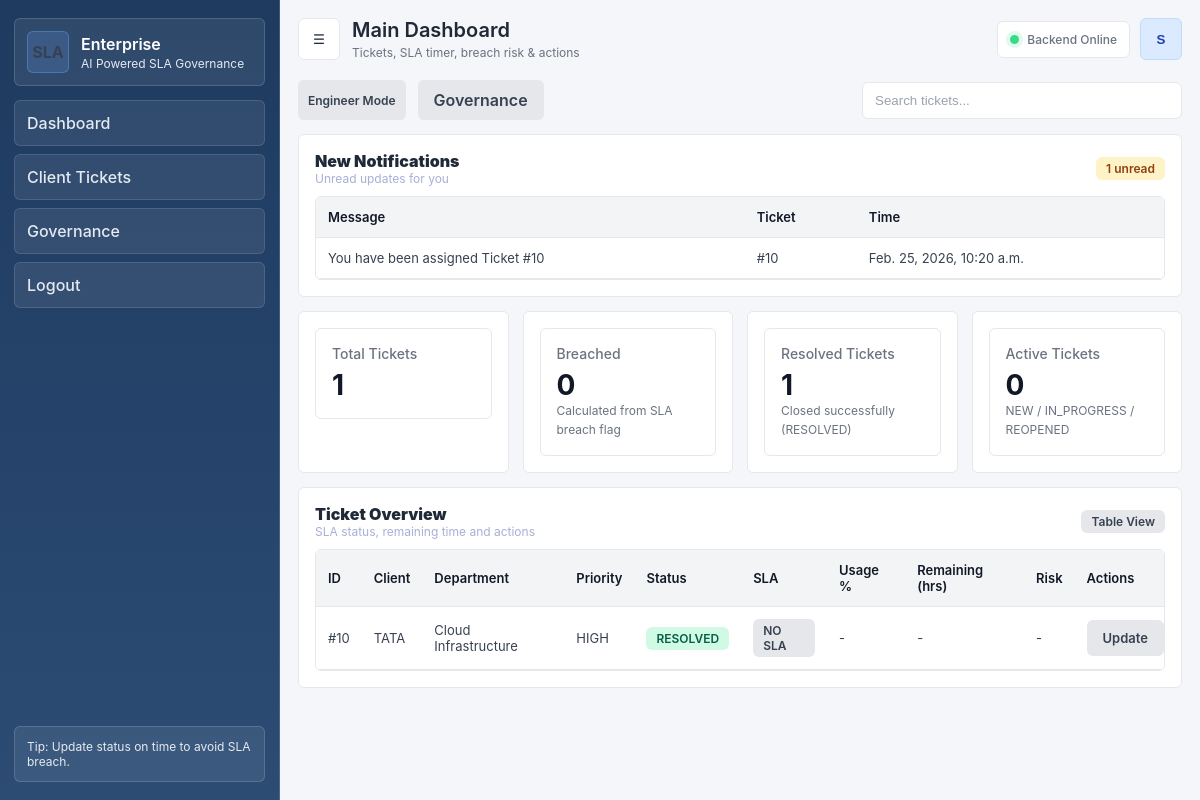
/ (signed in), run on the app's committed database.
### core/models.py (models this page shows, shortened)
class Notification(models.Model):
    user = models.ForeignKey(User, on_delete=models.CASCADE)
    ticket = models.ForeignKey(Ticket, on_delete=models.CASCADE, null=True, blank=True)
    message = models.TextField()
    is_read = models.BooleanField(default=False)
    created_at = models.DateTimeField(auto_now_add=True)

class Ticket(models.Model):
    STATUS_CHOICES = [
        ('NEW', 'New'),
        ('IN_PROGRESS', 'In Progress'),
        ('RESOLVED', 'Resolved'),
        ('REOPENED', 'Reopened'),
        ('BREACHED', 'Breached'),
    ]
    PRIORITY_CHOICES = [
        ('CRITICAL', 'Critical'),
        ('HIGH', 'High'),
        ('MEDIUM', 'Medium'),
        ('LOW', 'Low'),
    ]
    CATEGORY_CHOICES = [
        ('NETWORK', 'Network Operations'),
        ('CLOUD', 'Cloud Infrastructure'),
        ('SERVER', 'Server Administration'),
        ('DATABASE', 'Database Administration'),
        ('DEVOPS', 'DevOps'),
        ('CYBER', 'Cybersecurity'),
        ('RISK', 'Risk & Compliance'),
        ('APP', 'Application Support'),
        ('AI', 'AI/ML Operations'),
        ('DATA', 'Data Engineering'),
        ('SRE', 'SRE'),
        ('INCIDENT', 'Incident Response'),
    ]
    is_deleted = models.BooleanField(default=False)
    deleted_at = models.DateTimeField(null=True, blank=True)
    client = models.ForeignKey(Client, on_delete=models.CASCADE)
    assigned_to = models.ForeignKey(User, on_delete=models.SET_NULL, null=True, blank=True)
    department = models.ForeignKey(Department, null=True, blank=True, on_delete=models.SET_NULL)
    priority = models.CharField(max_length=20, choices=PRIORITY_CHOICES)
    category = models.CharField(max_length=50, choices=CATEGORY_CHOICES)
    description = models.TextField()
    status = models.CharField(max_length=20, choices=STATUS_CHOICES, default='NEW')
    created_at = models.DateTimeField(auto_now_add=True)
    resolved_at = models.DateTimeField(null=True, blank=True)
    current_escalation_level = models.IntegerField(default=0)
    escalation_count = models.IntegerField(default=0)
    breached = models.BooleanField(default=False)
    breach_time = models.DateTimeField(null=True, blank=True)
    risk_score = models.FloatField(null=True, blank=True)
    risk_level = models.CharField(max_length=20, null=True, blank=True)
    sla_deadline = models.DateTimeField(null=True, blank=True)
    sla_paused = models.BooleanField(default=False)
    pause_started_at = models.DateTimeField(null=True, blank=True)
    total_pause_duration = models.FloatField(default=0)
    objects = ActiveTicketManager()
    all_objects = models.Manager()

class Client(models.Model):
    user = models.OneToOneField(User, on_delete=models.CASCADE, null=True, blank=True)
    name = models.CharField(max_length=100)
    email = models.EmailField(unique=True)

class Department(models.Model):
    name = models.CharField(max_length=100, unique=True)

### core/views.py (the view)
# urls.py: path('', dashboard, name='dashboard'),
@login_required
def dashboard(request):
    user = request.user
    if is_engineer(user):
        base_qs = Ticket.objects.filter(assigned_to=user)
    elif is_client(user):
        base_qs = Ticket.objects.filter(client=user.client)
    else:
        base_qs = Ticket.objects.all()
    total_tickets = base_qs.count()
    breached_count = base_qs.filter(breached=True).count()
    resolved_count = base_qs.filter(status="RESOLVED").count()
    active_count = base_qs.filter(status__in=["NEW", "IN_PROGRESS", "REOPENED"]).count()
    dashboard_data = []
    for ticket in base_qs:
        metrics = calculate_time_metrics(ticket)
        sla_status = calculate_sla_status(ticket)
        dashboard_data.append({
            "ticket": ticket,
            "sla_status": sla_status,
            "remaining_hours": metrics["remaining_hours"] if metrics else None,
            "usage_percent": metrics["usage_percent"] if metrics else None,
        })
    notifications = Notification.objects.filter(
        user=user,
        is_read=False
    ).order_by("-created_at")
    return render(request, "dashboard.html", {
        "tickets": dashboard_data,
        "notifications": notifications,
        "is_engineer": is_engineer(user),
        "is_client": is_client(user),
        "total_tickets": total_tickets,
        "breached_count": breached_count,
        "resolved_count": resolved_count,
        "active_count": active_count,
    })

### core/models.py (called while the page is built)
    def get_queryset(self):
        return super().get_queryset().filter(is_deleted=False)

### core/sla_engine.py (called while the page is built, shortened)
def calculate_sla_status(ticket):
    try:
        sla = SLAContract.objects.get(
            client=ticket.client,
            priority=ticket.priority
        )
    except SLAContract.DoesNotExist:
        return "NO_SLA_DEFINED"

def calculate_time_metrics(ticket):
    try:
        sla = SLAContract.objects.get(
            client=ticket.client,
            priority=ticket.priority
        )
    except SLAContract.DoesNotExist:
        return None

### core/views.py (called while the page is built)
def is_engineer(user):
    return user.groups.filter(name='ENGINEERS').exists()

def is_client(user):
    return hasattr(user, 'client')

### core/templates/dashboard.html (shortened to what this page needs)
{% extends "base.html" %}
{% block page_title %}Main Dashboard{% endblock %}
{% block page_subtitle %}Tickets, SLA timer, breach risk & actions{% endblock %}
{% block content %}
<div class="home-page">
<div class="flex-between">
  <div class="flex">
    {% if is_engineer %}
      <span class="badge neutral">Engineer Mode</span>
    {% endif %}
    <a class="btn secondary" href="{% url 'governance_dashboard' %}"> Governance</a>
  </div>
  <input class="input" style="max-width:320px;" placeholder="Search tickets..." data-table-search="#dashTable">
</div>
<div style="height:14px;"></div>
{% if notifications and is_engineer %}
  <div class="card">
    <div class="flex-between">
      <div>
        <div style="font-weight:900;"> New Notifications</div>
        <div style="color:var(--muted); font-size:12px;">Unread updates for you</div>
      </div>
      <span class="badge warn">{{ notifications|length }} unread</span>
    </div>
    <div style="height:10px;"></div>
    <div class="table-wrap">
      <table class="table">
        <thead>
          <tr>
            <th>Message</th>
            <th>Ticket</th>
            <th>Time</th>
          </tr>
        </thead>
        <tbody>
          {% for n in notifications %}
          <tr>
            <td>{{ n.message }}</td>
            <td>{% if n.ticket %}#{{ n.ticket.id }}{% else %}-{% endif %}</td>
            <td>{{ n.created_at }}</td>
          </tr>
          {% endfor %}
        </tbody>
      </table>
    </div>
  </div>
  <div style="height:14px;"></div>
{% endif %}
<div class="grid">
  <div class="card col-3">
    <div class="kpi">
      <div class="label">Total Tickets</div>
      <div class="value">{{ total_tickets }}</div>
    </div>
  </div>
  <div class="card col-3">
    <div class="kpi">
      <div class="label">Breached</div>
      <div class="value">{{ breached_count }}</div>
      <div class="small">Calculated from SLA breach flag</div>
    </div>
  </div>
  <div class="card col-3">
    <div class="kpi">
      <div class="label">Resolved Tickets</div>
      <div class="value">{{ resolved_count }}</div>
      <div class="small">Closed successfully (RESOLVED)</div>
    </div>
  </div>
  <div class="card col-3">
    <div class="kpi">
      <div class="label">Active Tickets</div>
      <div class="value">{{ active_count }}</div>
      <div class="small">NEW / IN_PROGRESS / REOPENED</div>
    </div>
  </div>
</div>
<div style="height:14px;"></div>
<div class="card">
  <div class="flex-between">
    <div>
      <div style="font-weight:900;"> Ticket Overview</div>
      <div style="color:var(--muted); font-size:12px;">SLA status, remaining time and actions</div>
    </div>
    <span class="badge neutral">Table View</span>
  </div>
  <div style="height:10px;"></div>
  <div class="table-wrap">
    <table class="table" id="dashTable">
      <thead>
        <tr>
          <th>ID</th>
          <th>Client</th>
          <th>Department</th>
          <th>Priority</th>
          <th>Status</th>
          <th>SLA</th>
          <th>Usage %</th>
          <th>Remaining (hrs)</th>
          <th>Risk</th>
          <th>Actions</th>
        </tr>
      </thead>
      <tbody>
        {% for row in tickets %}
        <tr>
          <td>#{{ row.ticket.id }}</td>
          <td>{{ row.ticket.client.name }}</td>
          <td>{% if row.ticket.department %}{{ row.ticket.department.name }}{% else %}-{% endif %}</td>
          <td>{{ row.ticket.priority }}</td>
          <td>
            {% if row.ticket.status == "RESOLVED" %}
              <span class="badge ok">RESOLVED</span>
            {% elif row.ticket.status == "BREACHED" %}
              <span class="badge bad">BREACHED</span>
            {% elif row.ticket.status == "IN_PROGRESS" %}
              <span class="badge warn">IN_PROGRESS</span>
            {% else %}
              <span class="badge neutral">{{ row.ticket.status }}</span>
            {% endif %}
          </td>
          <td>
            {% if row.sla_status == "ON_TRACK" %}
              <span class="badge ok">ON_TRACK</span>
            {% elif row.sla_status == "WARNING" %}
              <span class="badge warn">WARNING</span>
            {% elif row.sla_status == "CRITICAL_RISK" %}
              <span class="badge bad">CRITICAL</span>
            {% elif row.sla_status == "NO_SLA_DEFINED" %}
              <span class="badge neutral">NO SLA</span>
            {% else %}
              <span class="badge neutral">{{ row.sla_status }}</span>
            {% endif %}
          </td>
          <td>{% if row.usage_percent != None %}{{ row.usage_percent }}%{% else %}-{% endif %}</td>
          <td>{% if row.remaining_hours != None %}{{ row.remaining_hours }}{% else %}-{% endif %}</td>
          <td>{% if row.ticket.risk_level %}<span class="badge neutral">{{ row.ticket.risk_level }}</span>{% else %}-{% endif %}</td>
          <td>
            {% if is_engineer %}
              <a class="btn secondary" href="{% url 'update_ticket_status' row.ticket.id %}">Update</a>
            {% else %}
              <span class="small">No actions</span>
            {% endif %}
          </td>
        </tr>
        {% empty %}
        <tr><td colspan="10" class="small">No tickets found.</td></tr>
        {% endfor %}
      </tbody>
    </table>
  </div>
</div>
{% endblock %}

### core/templates/base.html (shortened to what this page needs)
{% load static %}
<!DOCTYPE html>
<html lang="en">
<head>
  <link rel="stylesheet" href="{% static 'core/css/styles.css' %}">
</head>
<body class="app-theme-light">
  <div class="app">
    <aside class="sidebar" id="sidebar">
      <div class="brand">
        <div class="brand-logo">SLA</div>
        <div>
          <div class="brand-title">Enterprise</div>
          <div class="brand-sub">AI Powered SLA Governance</div>
        </div>
      </div>
      <nav class="nav">
        <a class="nav-item" href="{% url 'dashboard' %}">
           Dashboard
        </a>
        {% if is_client %}
          <a class="nav-item" href="{% url 'create_ticket' %}"> Create Ticket</a>
          <a class="nav-item" href="{% url 'client_dashboard' %}"> My Tickets</a>
        {% else %}
          <a class="nav-item" href="{% url 'client_dashboard' %}"> Client Tickets</a>
        {% endif %}
        {% if not is_client %}
          <a class="nav-item" href="{% url 'governance_dashboard' %}"> Governance</a>
        {% endif %}
        <a class="nav-item" href="{% url 'logout' %}"> Logout</a>
      </nav>
      <div class="sidebar-footer">
        <div class="hint">
          {% if is_client %}
            Tip: Create tickets with correct category for fastest resolution.
          {% elif is_engineer %}
            Tip: Update status on time to avoid SLA breach.
          {% else %}
            Tip: Keep SLA under control with risk & escalation.
          {% endif %}
        </div>
      </div>
    </aside>
    <main class="main">
      <header class="topbar">
        <div class="top-left">
          <button class="icon-btn" id="toggleSidebar" type="button" aria-label="Toggle sidebar">☰</button>
          <div class="page-title">
            {% block page_title %}Dashboard{% endblock %}
            <div class="page-subtitle">{% block page_subtitle %}Monitor tickets, SLA health, risk & breaches{% endblock %}</div>
          </div>
        </div>
        <div class="top-right">
          <div class="chip"><span class="dot"></span><span>Backend Online</span></div>
          <button class="avatar avatar-btn" id="profileBtn" type="button"
                  aria-haspopup="true" aria-expanded="false"
                  title="{{ request.user.username }}">
            {{ request.user.username|slice:":1"|upper }}
          </button>
        </div>
      </header>
      <section class="content">
        {% block content %}{% endblock %}
      </section>
    </main>
  </div>
</body>
</html>

### data on the page
Notification: message "You have been assigned Ticket #10", ticket.id "10", created_at "Feb. 25, 2026, 10:20 a.m."
Ticket: ticket.id "10", ticket.client.name "TATA", ticket.department.name "Cloud Infrastructure", ticket.priority "HIGH", status "RESOLVED"

### other printed values
{{ request.user.username|slice:":1"|upper }} "S"
{{ notifications|length }} "1"
{{ total_tickets }} "1"
{{ breached_count }} "0"
{{ resolved_count }} "1"
{{ active_count }} "0"
